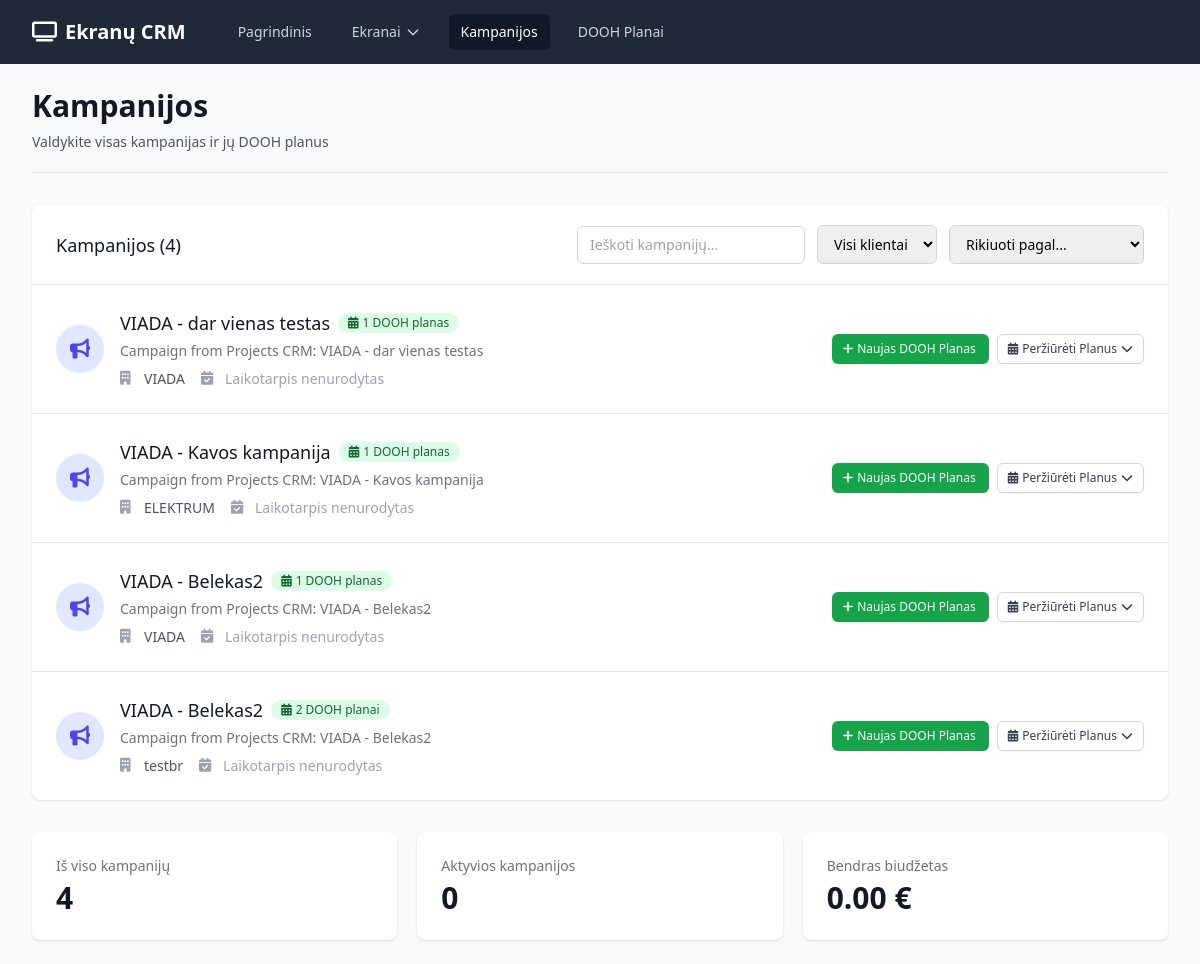
The app's page /campaigns, older data.
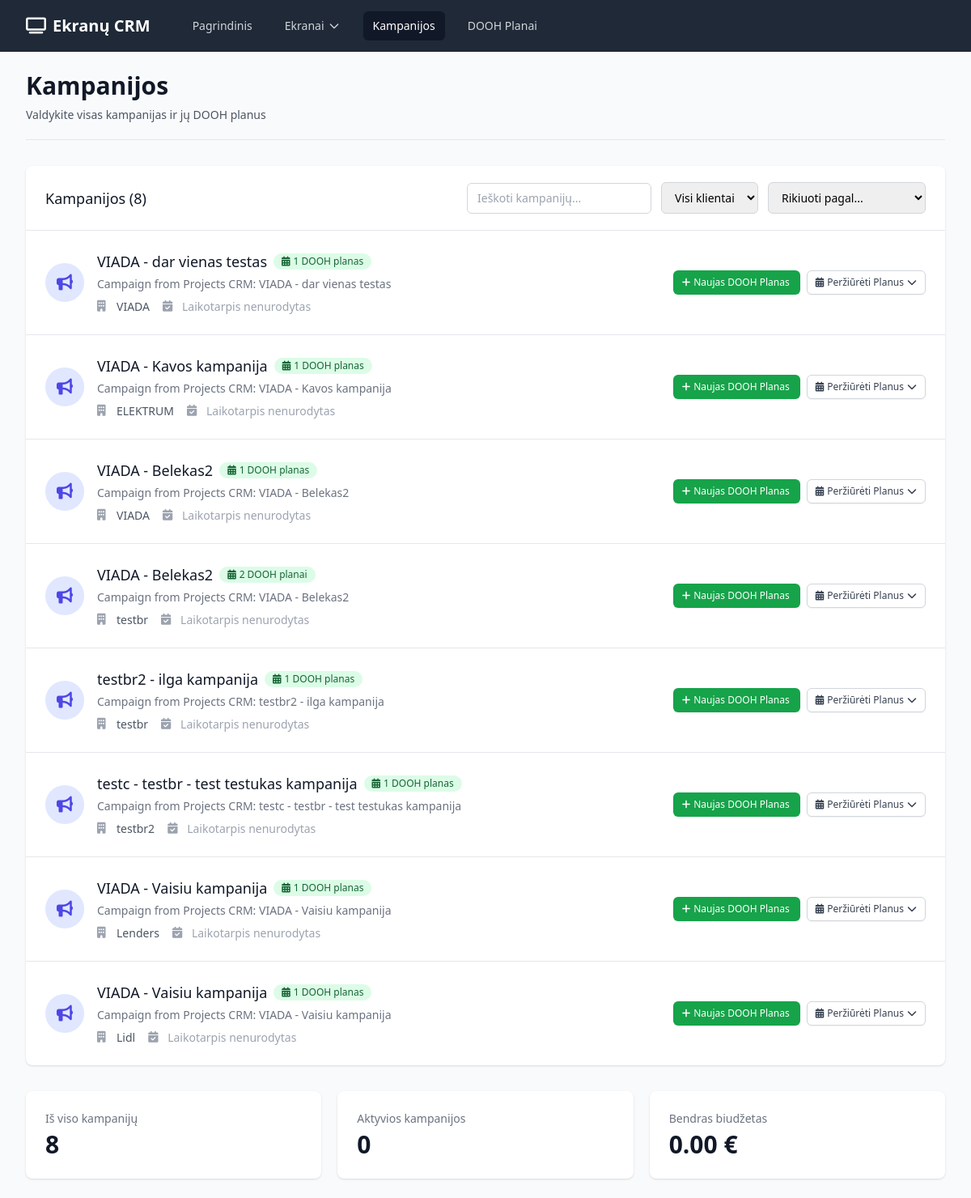
The same page, newer data.
### app.py (models this page shows)
class Campaign(db.Model):
    id = db.Column(db.Integer, primary_key=True)
    client_id = db.Column(db.Integer, db.ForeignKey('client.id'), nullable=False)
    name = db.Column(db.String(100), nullable=False)
    description = db.Column(db.Text)
    start_date = db.Column(db.Date)
    end_date = db.Column(db.Date)
    budget = db.Column(db.Float)
    created_at = db.Column(db.DateTime, default=datetime.utcnow)
    dooh_plans = db.relationship('DOOHPlan', backref='campaign', lazy=True, cascade='all, delete-orphan')

class Client(db.Model):
    id = db.Column(db.Integer, primary_key=True)
    name = db.Column(db.String(100), nullable=False)
    email = db.Column(db.String(100))
    phone = db.Column(db.String(20))
    contact_person = db.Column(db.String(100))
    company = db.Column(db.String(100))
    created_at = db.Column(db.DateTime, default=datetime.utcnow)
    campaigns = db.relationship('Campaign', backref='client', lazy=True, cascade='all, delete-orphan')

### app.py (the view)
@app.route('/campaigns')
def campaigns():
    campaigns = Campaign.query.all()
    return render_template('campaigns.html', campaigns=campaigns)

### templates/campaigns.html (shortened to what the changed rows need)
{% extends "base.html" %}
{% block content %}
<div class="pb-5 border-b border-gray-200 mb-8">
    <div class="flex justify-between items-center">
        <div>
            <h1 class="text-3xl font-bold text-gray-900">Kampanijos</h1>
        </div>
    </div>
</div>
{% if campaigns %}
<div class="bg-white shadow overflow-hidden sm:rounded-lg mb-8">
    <div class="px-4 py-5 sm:px-6">
        <div class="flex justify-between items-center">
            <h3 class="text-lg leading-6 font-medium text-gray-900">Kampanijos ({{ campaigns|length }})</h3>
            <div class="flex items-center space-x-3">
                <input type="text" id="campaignFilter" placeholder="Ieškoti kampanijų..."
                       class="px-3 py-2 border border-gray-300 rounded-md text-sm focus:outline-none focus:ring-indigo-500 focus:border-indigo-500">
                <select id="filterClient" class="px-3 py-2 border border-gray-300 rounded-md text-sm focus:outline-none focus:ring-indigo-500 focus:border-indigo-500">
                    <option value="">Visi klientai</option>
                    {% set clients = [] %}
                    {% for campaign in campaigns %}
                        {% if campaign.client.name not in clients %}
                            {% set _ = clients.append(campaign.client.name) %}
                        {% endif %}
                    {% endfor %}
                </select>
                <select id="sortBy" class="px-3 py-2 border border-gray-300 rounded-md text-sm focus:outline-none focus:ring-indigo-500 focus:border-indigo-500">
                    <option value="">Rikiuoti pagal...</option>
                </select>
            </div>
        </div>
    </div>
    <div class="border-t border-gray-200">
        <ul class="divide-y divide-gray-200" id="campaignsList">
            {% for campaign in campaigns %}
            <li class="campaign-item hover:bg-gray-50" data-client="{{ campaign.client.name }}">
                <div class="px-4 py-6 sm:px-6">
                    <div class="flex items-center justify-between">
                        <div class="flex items-center">
                            <div class="flex-shrink-0">
                                <div class="h-12 w-12 rounded-full bg-indigo-100 flex items-center justify-center">
                                    <i class="fas fa-bullhorn text-indigo-600 text-xl"></i>
                                </div>
                            </div>
                            <div class="ml-4">
                                <div class="flex items-center">
                                    <p class="text-lg font-medium text-gray-900 campaign-name">{{ campaign.name }}</p>
                                    <div class="ml-2 flex space-x-1">
                                        {% if campaign.dooh_plans|length > 0 %}
                                        <span class="inline-flex items-center px-2.5 py-0.5 rounded-full text-xs font-medium bg-green-100 text-green-800">
                                            <i class="fas fa-calendar-alt mr-1"></i>
                                            {{ campaign.dooh_plans|length }} DOOH {{ 'planas' if campaign.dooh_plans|length == 1 else 'planai' }}
                                        </span>
                                        {% endif %}
                                    </div>
                                </div>
                                {% if campaign.description %}
                                <p class="mt-1 text-sm text-gray-500">{{ campaign.description[:100] }}{% if campaign.description|length > 100 %}...{% endif %}</p>
                                {% endif %}
                                <div class="mt-2 flex items-center space-x-4 text-sm">
                                    <div class="flex items-center text-gray-600">
                                        <i class="fas fa-building w-4 h-4 mr-2 text-gray-400"></i>
                                        <span class="campaign-client">{{ campaign.client.name }}</span>
                                    </div>
                                    <div class="flex items-center text-gray-600">
                                        <i class="fas fa-calendar-check w-4 h-4 mr-2 text-gray-400"></i>
                                        <span>
                                            {% if campaign.start_date and campaign.end_date %}
                                                {{ campaign.start_date.strftime('%Y-%m-%d') }} - {{ campaign.end_date.strftime('%Y-%m-%d') }}
                                            {% elif campaign.start_date %}
                                                Nuo {{ campaign.start_date.strftime('%Y-%m-%d') }}
                                            {% elif campaign.end_date %}
                                                Iki {{ campaign.end_date.strftime('%Y-%m-%d') }}
                                            {% else %}
                                                <span class="text-gray-400">Laikotarpis nenurodytas</span>
                                            {% endif %}
                                        </span>
                                    </div>
                                </div>
                            </div>
                        </div>
                        <div class="flex items-center space-x-2">
                            <a href="{{ url_for('new_dooh_plan') }}?campaign_id={{ campaign.id }}"
                               class="inline-flex items-center px-3 py-1.5 border border-transparent text-xs font-medium rounded-md shadow-sm text-white bg-green-600 hover:bg-green-700 focus:outline-none focus:ring-2 focus:ring-offset-2 focus:ring-green-500">
                                <i class="fas fa-plus -ml-0.5 mr-1"></i>
                                Naujas DOOH Planas
                            </a>
                            {% if campaign.dooh_plans|length > 0 %}
                            <div class="relative inline-block text-left">
                                <button type="button" onclick="toggleDropdown('dropdown-{{ campaign.id }}')"
                                        class="inline-flex items-center px-3 py-1.5 border border-gray-300 shadow-sm text-xs font-medium rounded-md text-gray-700 bg-white hover:bg-gray-50 focus:outline-none focus:ring-2 focus:ring-offset-2 focus:ring-indigo-500">
                                    <i class="fas fa-calendar-alt -ml-0.5 mr-1"></i>
                                    Peržiūrėti Planus
                                    <i class="fas fa-chevron-down ml-1 -mr-0.5"></i>
                                </button>
                            </div>
                            {% endif %}
                        </div>
                    </div>
                </div>
            </li>
            {% endfor %}
        </ul>
    </div>
</div>
<div class="grid grid-cols-1 gap-5 sm:grid-cols-3">
    <div class="bg-white overflow-hidden shadow rounded-lg">
        <div class="px-4 py-5 sm:p-6">
            <dt class="text-sm font-medium text-gray-500 truncate">Iš viso kampanijų</dt>
            <dd class="mt-1 text-3xl font-semibold text-gray-900">{{ campaigns|length }}</dd>
        </div>
    </div>
    <div class="bg-white overflow-hidden shadow rounded-lg">
        <div class="px-4 py-5 sm:p-6">
            <dt class="text-sm font-medium text-gray-500 truncate">Aktyvios kampanijos</dt>
            {% set active_count = campaigns|selectattr('start_date')|selectattr('end_date')|list|length %}
            <dd class="mt-1 text-3xl font-semibold text-gray-900">{{ active_count }}</dd>
        </div>
    </div>
    <div class="bg-white overflow-hidden shadow rounded-lg">
        <div class="px-4 py-5 sm:p-6">
            <dt class="text-sm font-medium text-gray-500 truncate">Bendras biudžetas</dt>
            {% set total_budget = 0 %}
            {% for campaign in campaigns %}
                {% if campaign.budget %}
                    {% set total_budget = total_budget + campaign.budget %}
                {% endif %}
            {% endfor %}
            <dd class="mt-1 text-3xl font-semibold text-gray-900">{{ "%.2f"|format(total_budget) }} €</dd>
        </div>
    </div>
</div>
{% endif %}
{% endblock %}

Row changes from the older to the newer data that the page shows:
added Campaign: name "testbr2 - ilga kampanija", dooh_plans|length "1", dooh_plans "planas", description "Campaign from Projects CRM: testbr2 - ilga kampanija", client.name "testbr", shows "Laikotarpis nenurodytas"
added Campaign: name "testc - testbr - test testukas kampanija", dooh_plans|length "1", dooh_plans "planas", description "Campaign from Projects CRM: testc - testbr - test testukas kampanija", client.name "testbr2", shows "Laikotarpis nenurodytas"
added Campaign: name "VIADA - Vaisiu kampanija", dooh_plans|length "1", dooh_plans "planas", description "Campaign from Projects CRM: VIADA - Vaisiu kampanija", client.name "Lenders", shows "Laikotarpis nenurodytas"
added Campaign: name "VIADA - Vaisiu kampanija", dooh_plans|length "1", dooh_plans "planas", description "Campaign from Projects CRM: VIADA - Vaisiu kampanija", client.name "Lidl", shows "Laikotarpis nenurodytas"
Text that changed along with them:
{{ campaigns|length }}: "4" → "8"
